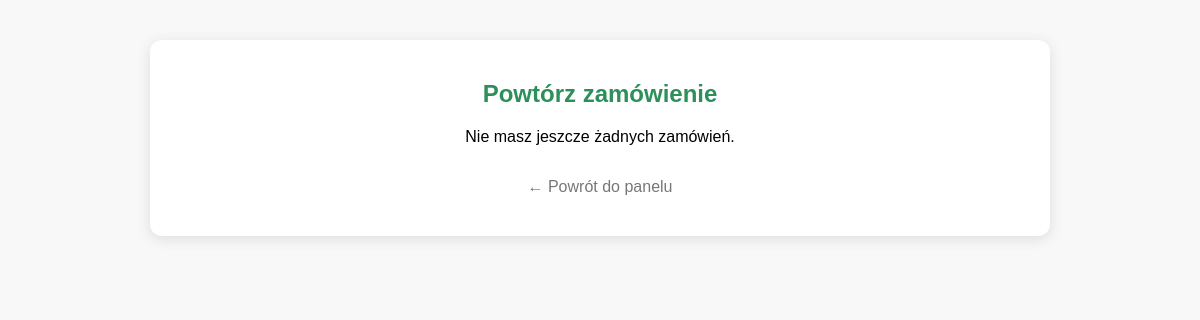
/repeat_last.php (signed in), run on an earlier commit of the app's database.
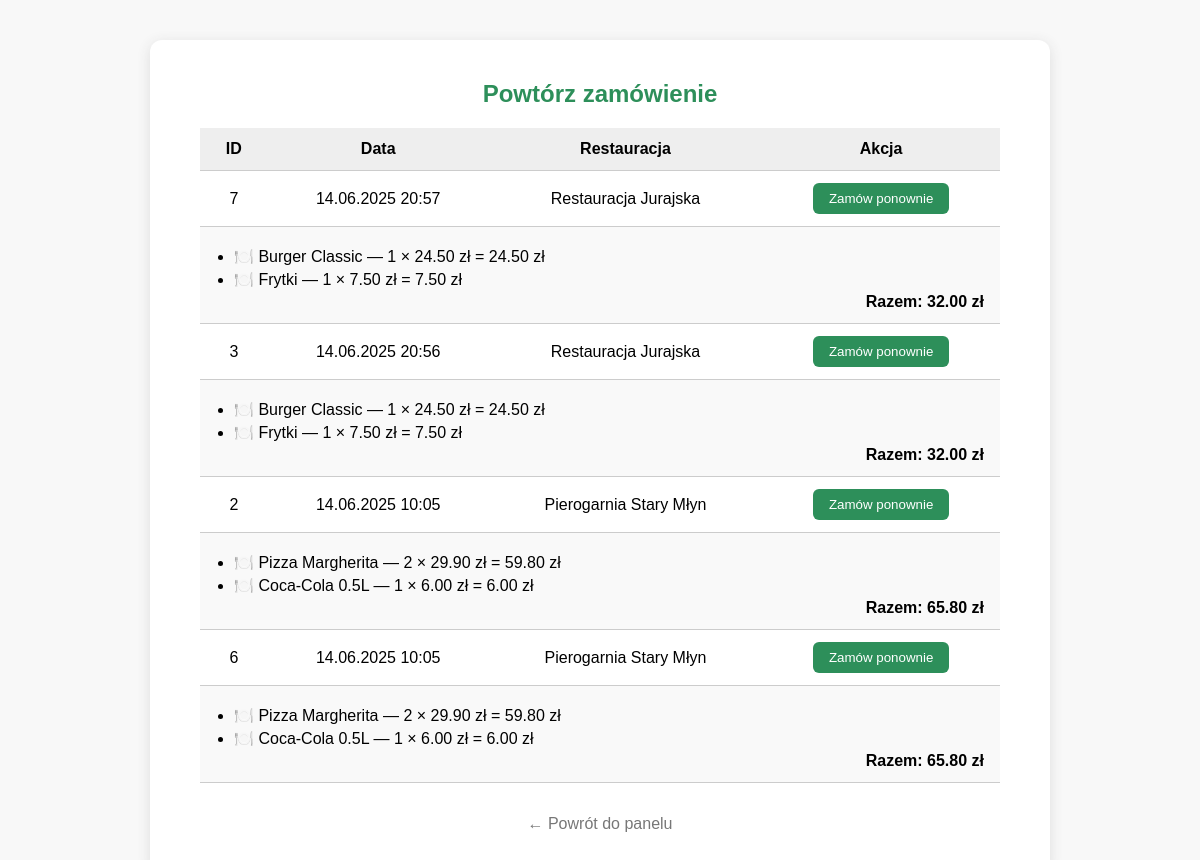
And on a later commit of the database.
### tables this page shows
CREATE TABLE `orders` (
  `id` int(11) NOT NULL,
  `user_id` int(11) NOT NULL,
  `restaurant_id` int(11) NOT NULL,
  `order_time` datetime NOT NULL,
  `details` text DEFAULT NULL,
  `status` enum('pending','completed','cancelled') NOT NULL DEFAULT 'pending',
  `created_at` timestamp NOT NULL DEFAULT current_timestamp()
);

CREATE TABLE `locations` (
  `id` int(11) NOT NULL,
  `restaurant_id` int(11) NOT NULL,
  `restaurant_name` varchar(150) NOT NULL,
  `city` varchar(100) DEFAULT NULL,
  `address` varchar(255) DEFAULT NULL,
  `opening_hours` varchar(255) DEFAULT NULL,
  `contact_email` varchar(150) DEFAULT NULL,
  `phone` varchar(32) DEFAULT NULL,
  `lat` double DEFAULT NULL,
  `lng` double DEFAULT NULL,
  `order_url` varchar(255) DEFAULT NULL
);

CREATE TABLE `order_items` (
  `id` int(11) NOT NULL,
  `order_id` int(11) NOT NULL,
  `dish_name` varchar(100) NOT NULL,
  `quantity` int(11) NOT NULL DEFAULT 1,
  `price` decimal(6,2) NOT NULL
);

### repeat_last.php (the view, shortened to what this page needs)
<?php
require_once 'config.php';
$user_id = $_SESSION['user_id'] ?? null;
$orders = $pdo->prepare("
    SELECT o.*, l.restaurant_name
    FROM orders o
    JOIN locations l ON o.restaurant_id = l.restaurant_id
    WHERE o.user_id = ?
    ORDER BY o.created_at DESC
");
$orders->execute([$user_id]);
$orders = $orders->fetchAll();
?>
<!DOCTYPE html>
<html lang="pl">
<head>
</head>
<body>
<div class="box">
    <h2>Powtórz zamówienie</h2>
    <?php if (!$orders): ?>
        <p>Nie masz jeszcze żadnych zamówień.</p>
    <?php else: ?>
        <table>
            <thead>
                <tr>
                    <th>ID</th>
                    <th>Data</th>
                    <th>Restauracja</th>
                    <th>Akcja</th>
                </tr>
            </thead>
            <tbody>
                <?php foreach ($orders as $order): ?>
                    <tr>
                        <td><?= $order['id'] ?></td>
                        <td><?= date('d.m.Y H:i', strtotime($order['created_at'])) ?></td>
                        <td><?= htmlspecialchars($order['restaurant_name']) ?></td>
                        <td>
                            <form method="post">
                                <button type="submit">Zamów ponownie</button>
                            </form>
                        </td>
                    </tr>
                    <tr>
                        <td colspan="4" style="background:#f9f9f9;">
                            <?php
                            $itemsStmt = $pdo->prepare("SELECT * FROM order_items WHERE order_id = ?");
                            $itemsStmt->execute([$order['id']]);
                            $items = $itemsStmt->fetchAll();
                            $total = 0;
                            ?>
                            <?php if ($items): ?>
                                <ul>
                                    <?php foreach ($items as $item):
                                        $subtotal = $item['price'] * $item['quantity'];
                                        $total += $subtotal;
                                    ?>
                                        <li>
                                            🍽️ <?= htmlspecialchars($item['dish_name']) ?> —
                                            <?= (int)$item['quantity'] ?> × <?= number_format($item['price'], 2) ?> zł
                                            = <?= number_format($subtotal, 2) ?> zł
                                        </li>
                                    <?php endforeach; ?>
                                </ul>
                                <div class="total">Razem: <?= number_format($total, 2) ?> zł</div>
                            <?php else: ?>
                                <em>Brak pozycji w zamówieniu.</em>
                            <?php endif; ?>
                        </td>
                    </tr>
                <?php endforeach; ?>
            </tbody>
        </table>
    <?php endif; ?>
    <a href="user.php" class="back">← Powrót do panelu</a>
</div>
</body>
</html>

### repeat_last.php (style rules this page uses)
body { font-family: Arial, sans-serif; background: #f8f8f8; margin: 0; padding: 40px; text-align: center; }
.box { background: #fff; max-width: 800px; margin: 0 auto; padding: 40px 50px; border-radius: 12px; box-shadow: 0 3px 14px #ddd; }
h2 { margin-top: 0; color: #2d8f5a; }
table { width: 100%; border-collapse: collapse; margin-top: 20px; }
th, td { padding: 12px 16px; border-bottom: 1px solid #ccc; }
th { background: #eee; }
form { margin: 0; }
button { padding: 8px 16px; background: #2d8f5a; color: #fff; border: none; border-radius: 6px; cursor: pointer; }
.back { display: block; margin-top: 32px; color: #777; text-decoration: none; }
ul { margin: 8px 0 0; padding: 0 0 0 18px; text-align: left; }
ul li { margin-bottom: 4px; }
.total { font-weight: bold; text-align: right; margin-top: 4px; }

What changed in the data, as far as the page shows it:
added orders: id "7", created_at "14.06.2025 20:57", locations.restaurant_name "Restauracja Jurajska", total "32.00"
added order_items: dish_name "Burger Classic", quantity "1", price "24.50", shown under "7"
added order_items: dish_name "Frytki", quantity "1", price "7.50", shown under "7"
added orders: id "3", created_at "14.06.2025 20:56", locations.restaurant_name "Restauracja Jurajska", total "32.00"
added order_items: dish_name "Burger Classic", quantity "1", price "24.50", shown under "3"
added order_items: dish_name "Frytki", quantity "1", price "7.50", shown under "3"
added orders: id "2", created_at "14.06.2025 10:05", locations.restaurant_name "Pierogarnia Stary Młyn", total "65.80"
added order_items: dish_name "Pizza Margherita", quantity "2", price "29.90", subtotal "59.80"
added order_items: dish_name "Coca-Cola 0.5L", quantity "1", price "6.00", shown under "2"
added orders: id "6", created_at "14.06.2025 10:05", locations.restaurant_name "Pierogarnia Stary Młyn", total "65.80"
added order_items: dish_name "Pizza Margherita", quantity "2", price "29.90", subtotal "59.80", shown under "6"
added order_items: dish_name "Coca-Cola 0.5L", quantity "1", price "6.00", shown under "6"
Also different on the page:
text no longer shown: "Nie masz jeszcze żadnych zamówień."
text now shown: "ID Data Restauracja Akcja"
